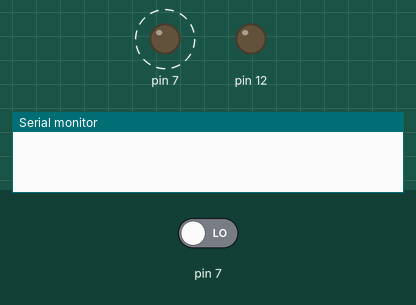
Bench run of a sketch on a simulated Arduino Uno, built with avr-gcc and run on an emulated ATmega328P. On the bench: output pins drawn as LEDs (lit = HIGH), the last lines printed to the serial monitor. Dashed ring = blinking. The inputs (shaded band) are chosen by the test bench; at power-on: pin 7 LOW.

Above: at 0.1 s.
At 39.9 s:
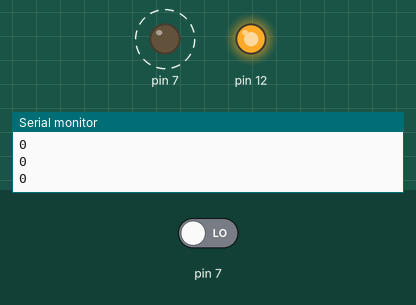
Timing chart, 0 to 40.0 s (numbered marks = the images above):
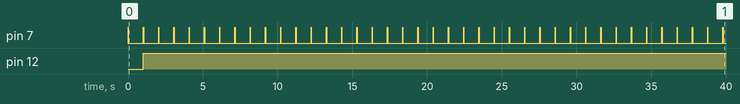

Measured:
- by itself, pin 7: alternates HIGH for 0.01 s and LOW for 1.0 s
- by itself, pin 12: LOW → HIGH at 1.0 s

The sketch:

Sonar-With-LED.ino
```cpp
void setup()
{
  Serial.begin(9600);
  pinMode(12, OUTPUT);
}

void loop()
{
  pinMode(7,OUTPUT);
  digitalWrite(7,LOW);
  delay(10);
  digitalWrite(7,HIGH);
  delay(10);
  digitalWrite(7,LOW);

  pinMode(7,INPUT);
  int distance = pulseIn(7,HIGH);
  distance = distance/29/2;
  Serial.println(distance);

  if(distance < 100){
    digitalWrite(12,1);
  }
  else{
  	digitalWrite(12,0);
  }
}
```
